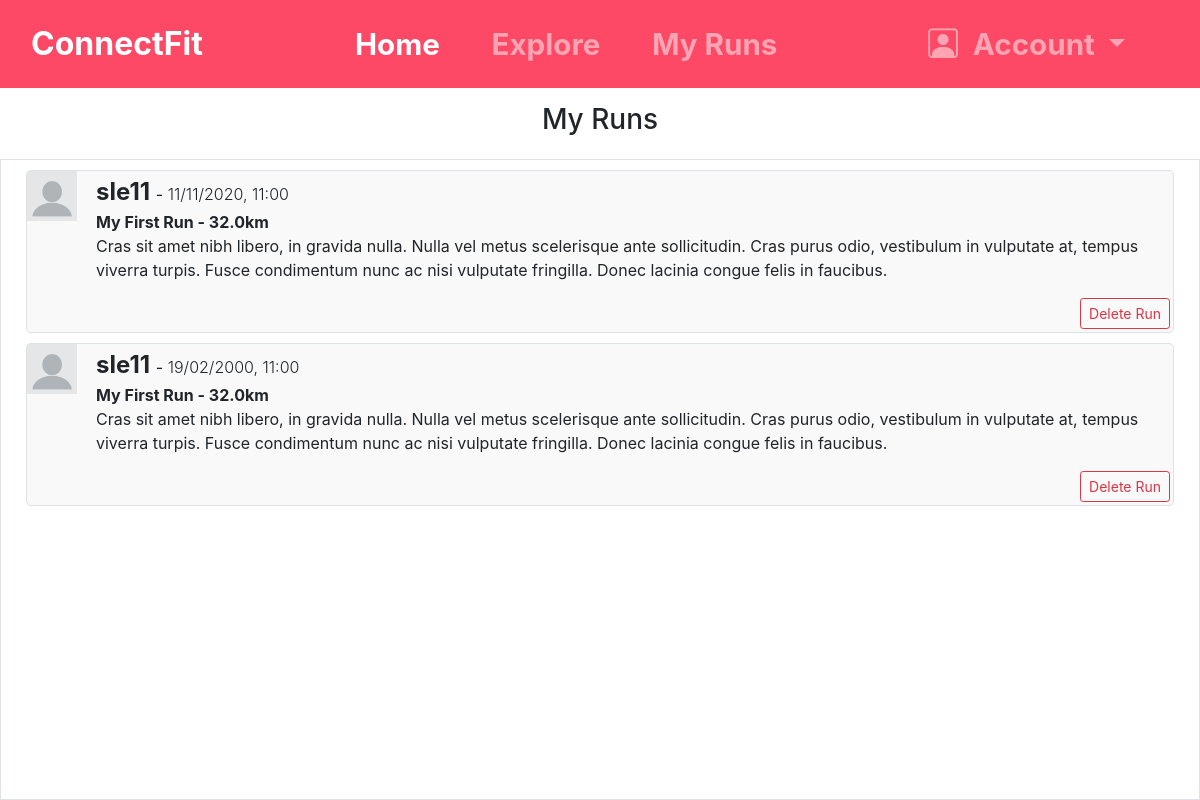
/myruns (signed in), run on the app's committed database.
### app/models.py (models this page shows, shortened)
class users(db.Model, UserMixin):
    id = db.Column(db.Integer, primary_key=True)
    username = db.Column(db.String(500), index=True, unique=True)
    email = db.Column(db.String(500), index=True, unique=True)
    runs = db.relationship('runs', backref='users', lazy='dynamic')
    password = db.Column(db.String(250))
    active = db.Column(db.Boolean)
    roles = db.relationship('Role', secondary=roles_users, backref=db.backref('users', lazy='dynamic'))
    following: so.WriteOnlyMapped['users'] = so.relationship(
        secondary=followers, primaryjoin=(followers.c.follower_id == id),
        secondaryjoin=(followers.c.followed_id == id),
        back_populates='followers')
    followers: so.WriteOnlyMapped['users'] = so.Relationship(
        secondary=followers, primaryjoin = (followers.c.followed_id == id),
        secondaryjoin=(followers.c.follower_id == id),
        back_populates='following')

class runs(db.Model):
    runId = db.Column(db.Integer, primary_key=True)
    user_Id = db.Column(db.Integer, db.ForeignKey('users.id'))
    runTitle = db.Column(db.String(500), index=True)
    runDistance = db.Column(db.Float)
    run_dateTime = db.Column(db.DateTime)
    runDescription = db.Column(db.String(500))

### app/views.py (the view)
@app.route('/myruns')
def myruns():
    if not(current_user.is_authenticated):
        return redirect(url_for('login'))
    userPosts = get_posts(models.runs.query.filter_by(user_Id = current_user.id).order_by(desc(runs.run_dateTime)).all())
    noPosts=False
    if len(userPosts) == 0:
        noPosts=True
    getFollowerPosts()
    return render_template('myruns.html', title = 'My Runs', navbarOn = True, userPosts = userPosts, noPosts = noPosts)

### app/views.py (called while the page is built)
def get_posts(postArr):
    postDictArr = []
    for post in postArr:
        postDict = {}
        postDict['username'] = users.query.get(post.user_Id).username
        postDict['date'] = post.run_dateTime.strftime("%d/%m/%Y, %H:%M")
        postDict['title'] = post.runTitle
        postDict['distance'] = post.runDistance
        postDict['description'] = post.runDescription
        postDict['id'] = post.runId
        postDict['userId'] = post.user_Id
        postDictArr.append(postDict)
    return postDictArr

def getFollowerPosts():
        stmt = (select(runs).select_from(runs).join(
                followers, followers.c.followed_id == runs.user_Id)
                .filter_by( follower_id = current_user.id)).order_by(desc(runs.run_dateTime))
        x = (db.session.execute(stmt))
        arrFollowerRuns = []
        for i in x.scalars():
            dictRun = {}
            dictRun['runId'] = i.runId
            dictRun['username'] = models.users.query.get(i.user_Id).username
            dictRun['title'] = i.runTitle
            dictRun['distance'] = i.runDistance
            dictRun['description'] = i.runDescription
            dictRun['Date'] = i.run_dateTime.strftime("%d/%m/%Y %H:%M")
            arrFollowerRuns.append(dictRun)
        return arrFollowerRuns

### app/templates/myruns.html (shortened to what this page needs)
{% extends "base.html" %}
{% block content %}
<div class="container-fluid" style="height:89%;">
    <div class="row" style="height:10%;">
        <div class="d-flex col-12 justify-content-center align-items-center">
            <h3> My Runs </h3>
        </div>
    </div>
    <div class="row border" style="height:90%; overflow-y:scroll;">
        <div class="col-12" id="userDash">
            {% for post in userPosts %}
            <div class="row" style="margin:10px;">
                <div class="media border" style="border-radius:5px; background-color: #f9f9f9;">
                        <img class="mr-3" style="width:50px; height:50px;" src = {{ url_for('static', filename='images/profilePictureTest.webp') }} alt="Profile Picture">
                    <div class="media-body" style="margin:3px;">
                        <b class="mt-0" style="font-size:1.5em;">{{ post['username'] }} </b> - <span class="font-weight-light"> {{ post['date']}} </span> <br>
                        <b>{{ post['title'] }} - {{ post['distance'] }}km </b> <br>
                        <p>Cras sit amet nibh libero, in gravida nulla. Nulla vel metus scelerisque ante sollicitudin. Cras purus odio, vestibulum in vulputate at, tempus viverra turpis. Fusce condimentum nunc ac nisi vulputate fringilla. Donec lacinia congue felis in faucibus.</p>
                        <form action=" {{ url_for('delPost', post_id=post['id']) }}" method="post" class="delPost">
                            <input type="submit" value="Delete Run" class="btn btn-outline-danger btn-sm float-right">
                        </form>
                    </div>
                </div>
            </div>
            {% endfor %}
        </div>
    </div>
</div>
{% endblock %}

### app/templates/base.html (shortened to what this page needs)
<!DOCTYPE html>
<html>
    <head>
        <link rel="stylesheet" href="https://stackpath.bootstrapcdn.com/bootstrap/4.2.1/css/bootstrap.min.css">
        <link rel="stylesheet" href="https://cdn.jsdelivr.net/npm/bootstrap-icons@1.11.2/font/bootstrap-icons.min.css">
        <link rel="stylesheet" href={{ url_for('static', filename='css/main.css') }}>
    </head>
    <body>
        {% if navbarOn == True %}
            <nav class="navbar navbar-expand-sm navbar-dark navbar-custom" style="width:100%;">
                <div class="container-fluid">
                    <a class="navbar-brand" href="#">ConnectFit</a>
                    <div class="collapse navbar-collapse" id="navbarSupportedContent">
                        <ul class="navbar-nav me-auto">
                            <li class="nav-item">
                                <a class="nav-link active" aria-current="page" href="/home">Home</a>
                            </li>
                            <li class="nav-item">
                                <a class="nav-link" href="/explore">Explore</a>
                            </li>
                            <li class="nav-item">
                                <a class="nav-link" href="/myruns">My Runs</a>
                            </li>
                        </ul>
                    </div>
                    <ul class="navbar-nav navbar-right">
                        <li class="nav-item dropdown">
                            <a class="nav-link dropdown-toggle" href='#' id="navbarDropdownMenuLink" data-toggle="dropdown" aria-haspopup="true" aria-expanded="false">
                                <i class="bi bi-person-square" style="padding-right:15px;"></i>Account
                            </a>
                        </li>
                    </ul>
                </div>
            </nav>
        {% endif %}
        {% block content %}{% endblock %}
    </body>
</html>

### app/static/css/main.css (style rules this page uses)
html,body { height: 100%; }
.navbar-custom { font-weight: bold; background-color: #fd4866; height: 11%; }
.navbar-brand { padding-right:4em; font-size:2em; }
.nav-item { font-weight: bold; font-size:1.85em; margin-right:1.2em; }

### data on the page
users: username "sle11" "sle11"
runs: title "My First Run", distance "32.0"
runs: title "My First Run", distance "32.0"

### other printed values
{{ post['date'] }} "11/11/2020, 11:00" "19/02/2000, 11:00"
